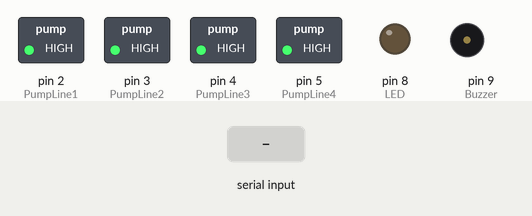
This sketch was run on a simulated Arduino Uno, built with avr-gcc and run on an emulated ATmega328P. Shown: switched loads named in the sketch (green lamp = pin HIGH), output pins drawn as LEDs (lit = HIGH), buzzer (waves = sounding, pin HIGH). The test bench sets the inputs (shaded band).

Above: at 1.2 s.
1.3 s: "a" received over Serial
At 2.3 s:
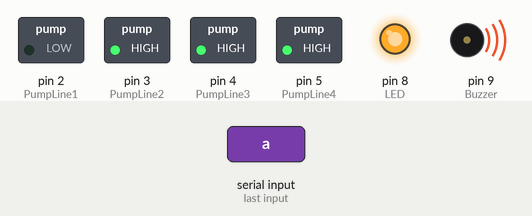
2.8 s: "b" received over Serial
At 3.4 s:
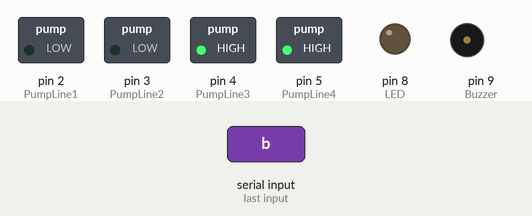
4.3 s: "c" received over Serial
At 4.6 s:
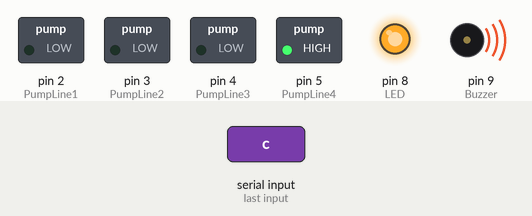
5.8 s: "d" received over Serial
At 6.9 s:
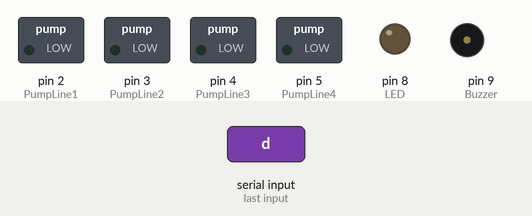
7.3 s: "b" received over Serial
At 8.0 s:
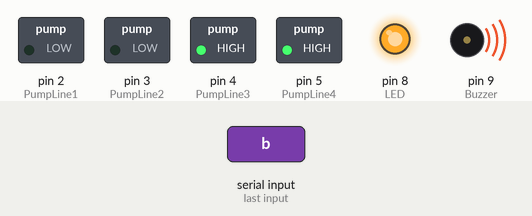
8.8 s: "s" received over Serial
At 9.2 s:
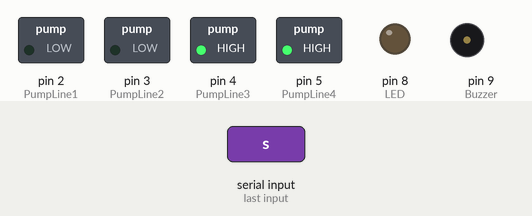
Timing chart, 0 to 11.3 s (numbered marks = the images above; inputs shaded):
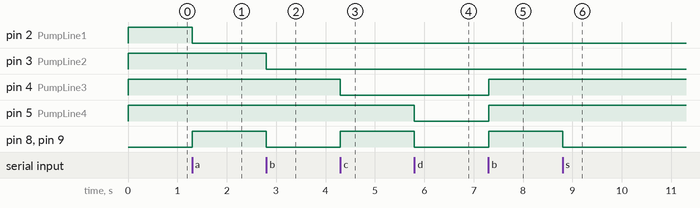

The sketch:

multi_flow_sprinkler.ino
```cpp
int LED=8;
int Buzzer=9;
int PumpLine1=2;
int PumpLine2=3;
int PumpLine3=4;
int PumpLine4=5;
int serialRead=0;

unsigned long pumpCurrMillis = 0;
unsigned long pumpPrevMillis = 0;
const long pumpInterval = 3000;
unsigned long currentMillis = 0;
unsigned long previousMillis = 0;
const long interval = 200;
int ledState = LOW;

void setup()
{
  pinMode(LED, OUTPUT);
  pinMode(Buzzer, OUTPUT);
  pinMode(PumpLine1, OUTPUT);
  pinMode(PumpLine2, OUTPUT);
  pinMode(PumpLine3, OUTPUT);
  pinMode(PumpLine4, OUTPUT);
  digitalWrite(PumpLine1, HIGH);
  //delay(500);
  digitalWrite(PumpLine2, HIGH);
  //delay(500);
  digitalWrite(PumpLine3, HIGH);
  //delay(500);
  digitalWrite(PumpLine4, HIGH);

  Serial.begin(9600);
}

void loop()
{
  serialRead=Serial.read();
  if(serialRead == 'a')
  {
    Blink();
    digitalWrite(PumpLine1, LOW);
    //delay(500);
    digitalWrite(PumpLine2, HIGH);
    //delay(500);
    digitalWrite(PumpLine3, HIGH);
    //delay(500);
    digitalWrite(PumpLine4, HIGH);
    //delay(500);
    pumpPrevMillis = millis();
  }

  if(serialRead == 'b')
  {
    Blink();
    digitalWrite(PumpLine1, LOW);
    //delay(500);
    digitalWrite(PumpLine2, LOW);
    //delay(500);
    digitalWrite(PumpLine3, HIGH);
    //delay(500);
    digitalWrite(PumpLine4, HIGH);
    //delay(500);
    pumpPrevMillis = millis();
  }

  if(serialRead == 'c')
  {
    Blink();
    digitalWrite(PumpLine1, LOW);
   // delay(500);
    digitalWrite(PumpLine2, LOW);
    //delay(500);
    digitalWrite(PumpLine3, LOW);
    //delay(500);
    digitalWrite(PumpLine4, HIGH);
   // delay(500);
    pumpPrevMillis = millis();
  }

  if(serialRead == 'd')
  {
    Blink();
    digitalWrite(PumpLine1, LOW);
    //delay(500);
    digitalWrite(PumpLine2, LOW);
    //delay(500);
    digitalWrite(PumpLine3, LOW);
    //delay(500);
    digitalWrite(PumpLine4, LOW);
   // delay(500);
    pumpPrevMillis = millis();
  }

  if(serialRead == 's')
  {
    digitalWrite(LED, LOW);
    digitalWrite(Buzzer, LOW);
    pumpCurrMillis = millis();
    if ((unsigned long)(pumpCurrMillis - pumpPrevMillis) >= pumpInterval)
    {
      pumpCurrMillis = pumpPrevMillis;
      digitalWrite(PumpLine1, HIGH);
     // delay(500);
      digitalWrite(PumpLine2, HIGH);
      //delay(500);
      digitalWrite(PumpLine3, HIGH);
    //  delay(500);
      digitalWrite(PumpLine4, HIGH);
     // delay(500);
    }
    delay(20);
  }
}

void Blink()
{
  unsigned long currentMillis = millis();
  if (currentMillis - previousMillis >= interval)
  {
    previousMillis = currentMillis;
    if (ledState == LOW)
    {
      ledState = HIGH;
    }
    else
    {
      ledState = LOW;
    }
    digitalWrite(LED, ledState);
    digitalWrite(Buzzer, ledState);
  }
}
```

Measured:
- after the input at 1.3 s, pin 2 (PumpLine1): HIGH → LOW at once; pin 8 (LED), pin 9 (Buzzer): LOW → HIGH at once
- after the input at 2.8 s, pin 3 (PumpLine2), pin 8 (LED), pin 9 (Buzzer): HIGH → LOW at once
- after the input at 4.3 s, pin 4 (PumpLine3): HIGH → LOW at once; pin 8 (LED), pin 9 (Buzzer): LOW → HIGH at once
- after the input at 5.8 s, pin 5 (PumpLine4), pin 8 (LED), pin 9 (Buzzer): HIGH → LOW at once
- after the input at 7.3 s, pin 4 (PumpLine3), pin 5 (PumpLine4), pin 8 (LED), pin 9 (Buzzer): LOW → HIGH at once
- after the input at 8.8 s, pin 8 (LED), pin 9 (Buzzer): HIGH → LOW at once
